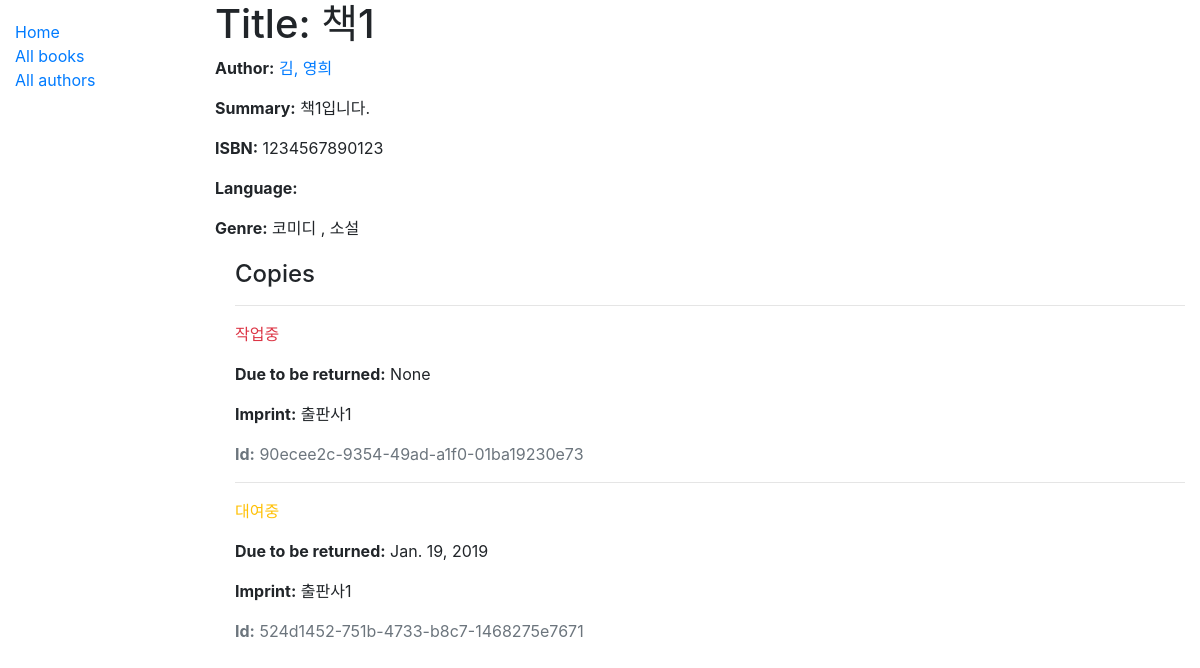
/catalog/book/1, run on the app's committed database.
### catalog/models.py (models this page shows, shortened)
class Book(models.Model):
    title = models.CharField(max_length=200)
    author = models.ForeignKey("Author", on_delete=models.SET_NULL, null=True)
    summary = models.TextField(
        max_length=1000,
        help_text="책의 설명을 입력하세요")
    isbn = models.CharField(
        "ISBN",
        max_length=13,
        help_text="13자리 ISBN을 입력하세요")
    genre = models.ManyToManyField(Genre, help_text="책의 장르를 고르세요")
    def display_genre(self):
        return ", ".join(genre.name for genre in self.genre.all())
    display_genre.short_decription = "Genre"

class Author(models.Model):
    first_name = models.CharField(max_length=100)
    last_name = models.CharField(max_length=100)
    date_of_birth = models.DateField(null=True, blank=True)
    date_of_death = models.DateField("Died", null=True, blank=True)
    class Meta:
        ordering = ["last_name", "first_name"]
    def __str__(self):
        return f"{self.last_name}, {self.first_name}"

class Genre(models.Model):
    name = models.CharField(
        max_length=200,
        help_text="책의 장르를 입력하세요(ex:소설)")
    def __str__(self):
        return self.name

class BookInstance(models.Model):
    id = models.UUIDField(
        primary_key=True,
        default = uuid.uuid4,
        help_text="도서의 고유번호"
    )
    book = models.ForeignKey("Book", on_delete=models.SET_NULL, null=True)
    imprint = models.CharField(max_length = 200)
    due_back = models.DateField(null=True, blank=True)
    LOAN_STATUS = (
        ("m", "작업중"),
        ("o", "대여중"),
        ("a", "대출가능"),
        ("r", "예약됨")
    )
    status = models.CharField(
        max_length = 1,
        choices = LOAN_STATUS,
        blank = True,
        default = "m",
        help_text = "책의 상태"
    )
    class Meta:
        ordering = ["due_back"]

### catalog/views.py (the view)
# urls.py: path('book/<int:pk>', views.BookDetailView.as_view(), name='book-detail'),
class BookDetailView(generic.DetailView):
    model = Book

### catalog/templates/catalog/book_detail.html
{% extends "base_generic.html" %}
{% block content %}
  <h1>Title: {{ book.title }}</h1>
  <p><strong>Author:</strong> <a href="">{{ book.author }}</a></p>
  <p><strong>Summary:</strong> {{ book.summary }}</p>
  <p><strong>ISBN:</strong> {{ book.isbn }}</p>
  <p><strong>Language:</strong> {{ book.language }}</p>
  <p><strong>Genre:</strong>
    {% for genre in book.genre.all %}
        {{ genre }}
        {% if not forloop.last %},
        {% endif %}
    {% endfor %}
</p>
  <div style="margin-left:20px;margin-top:20px">
    <h4>Copies</h4>
    {% for copy in book.bookinstance_set.all %}
      <hr>
      <p class="{% if copy.status == 'a' %}text-success{% elif copy.status == 'm' %}text-danger{% else %}text-warning{% endif %}">{{ copy.get_status_display }}</p>
      {% if copy.status != 'a' %}
        <p><strong>Due to be returned:</strong> {{copy.due_back}}</p>
      {% endif %}
      <p><strong>Imprint:</strong> {{copy.imprint}}</p>
      <p class="text-muted"><strong>Id:</strong> {{copy.id}}</p>
    {% endfor %}
  </div>
{% endblock %}

### catalog/templates/base_generic.html (shortened to what this page needs)
<!DOCTYPE html>
<html lang="en">
<head>
  <link rel="stylesheet" href="https://stackpath.bootstrapcdn.com/bootstrap/4.1.3/css/bootstrap.min.css"
>
  {% load static %}
  <link rel="stylesheet" href="{% static 'css/styles.css' %}">
</head>
<body>
  <div class="container-fluid">
    <div class="row">
      <div class="col-sm-2">
        {% block sidebar %}
        <ul class="sidebar-nav">
          <li><a href="{% url 'index' %}">Home</a></li>
          <li><a href="{% url 'books' %}">All books</a></li>
          <li><a href="{% url 'authors' %}">All authors</a></li>
        </ul>
        {% endblock %}
      </div>
      <div class="col-sm-10 ">
        {% block content %}
        {% endblock %}
      </div>
    </div>
  </div>
</body>
</html>

### catalog/static/css/styles.css (style rules this page uses)
.sidebar-nav { margin-top: 20px; padding: 0; list-style: none; }

### data on the page
Book: title "책1", author "김, 영희", summary "책1입니다.", isbn "1234567890123"
Genre: name "코미디"
Genre: name "소설"
BookInstance: status "작업중", due_back "None", imprint "출판사1", id "90ecee2c-9354-49ad-a1f0-01ba19230e73"
BookInstance: status "대여중", due_back "Jan. 19, 2019", imprint "출판사1", id "524d1452-751b-4733-b8c7-1468275e7671"
